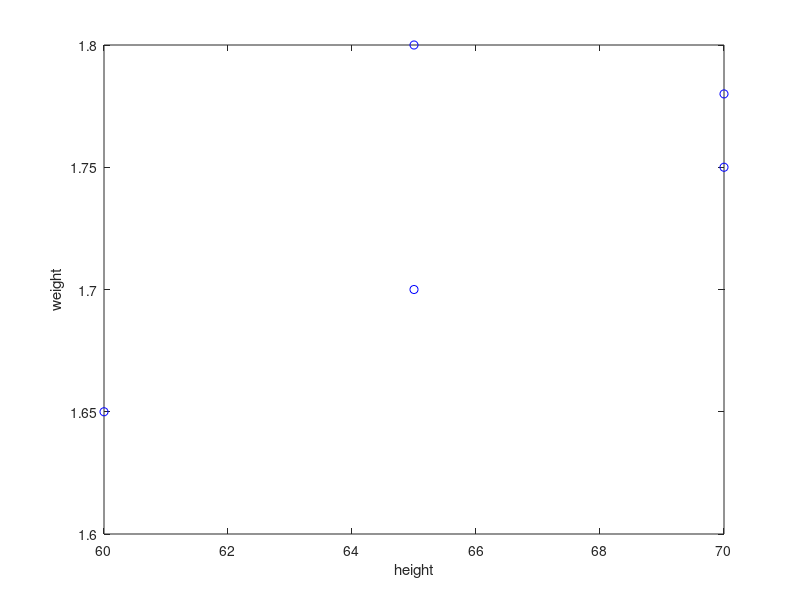

Write the MATLAB code that produced this figure.
%test2.m
%任务2
clc;
clear;
close all;
data=[65 70 60 65 70; 1.7 1.75 1.65 1.80 1.78 ];
plot(data(1,:),data(2,:),'bo');
xlabel('height');ylabel('weight');
disp('(1)找到5位同学中身高最矮的那位同学的编号：');
height_data=data(2,:);%将身高数据提取出来
height_data_min=min(height_data);%求出身高最小值；
s=1;%假设身高最矮的同学的编号是
for i=1:length(height_data)%循环查找身高最矮的同学的编号
    if(find(height_data_min==height_data(i)))
        break;
    end
    s=s+1;
end
weight_data_min=data(1,s);%将身高最矮的同学的体重求出来
student_avg=[weight_data_min height_data_min];%将那位学生的数据保存到student_avg中
avg=mean(data');%将平均值数据保存到avg中
fprintf("身高最矮的那位同学的编号为：%d；\n他的体重为：%0.3fkg\n他的身高为：%0.3fm\n",s,student_avg(1),student_avg(2));
fprintf("体重平均值为：%0.3fkg\n身高平均值为：%0.3fm\n",avg(1),avg(2));
disp('press any button to continue:');
pause

disp('(2)计算该同学与均值数据之间的欧式距离：');
% % avg
% % student_avg
temp=student_avg'-avg';%计算 Xi-Xj 得到一个列向量
euclid=temp'*temp;  
fprintf('欧式距离为：%0.4f\n',euclid);
disp('press any button to continue:');
pause

temp=student_avg'-avg';%计算 Xi-Xj 得到一个列向量
disp('(3)计算该同学与均值数据之间的马氏距离：');
X=1/2*(student_avg'+avg');%对两个样本进行求平均值操作
S1=(student_avg'-X)*(student_avg'-X)';%类似求两个样本到它们平均值之间的欧式距离
S2=(avg'-X)*(avg'-X)';%类似求两个样本到它们平均值之间的欧式距离
S=S1+S2;%两个欧式距离进行求平均值
mahalanobis=temp'*(1./S)*temp;%求得马氏距离
fprintf('该同学与均值数据之间的马氏距离为：%0.2f\n',mahalanobis);
disp('press any button to continue:');
pause

disp('(4)计算该同学与均值数据之间的夹角余弦距离：');
% % avg
% % student_avg
Xi=student_avg;%样品
Xj=avg';%均值数据
%欧式距离
xi=Xi(1)^2+Xi(2)^2;
xj=Xj(1)^2+Xj(2)^2;
xi_i=sqrt(Xi(1)^2+Xi(2)^2);
xj_j=sqrt(Xj(1)^2+Xj(2)^2);
%计算夹角余弦距离
anglecos=(Xi*Xj)/(xi_i*xj_j);
fprintf('(该同学与均值数据之间的夹角余弦距离：%0.2f\n',anglecos);
disp('press any button to end!');
pause
